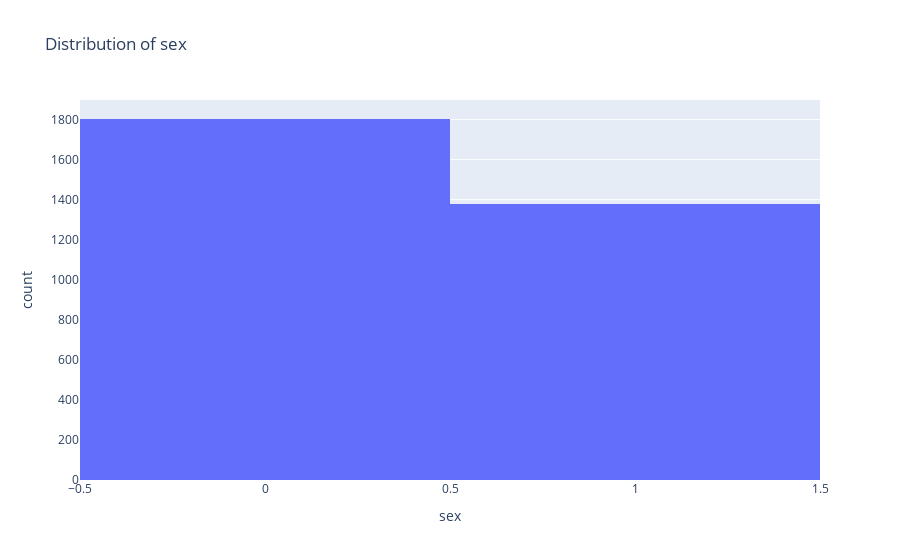
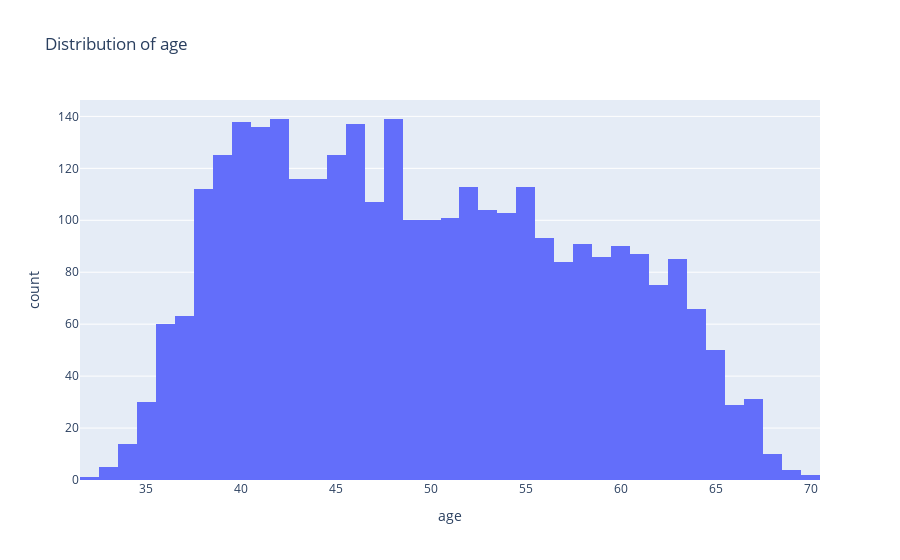
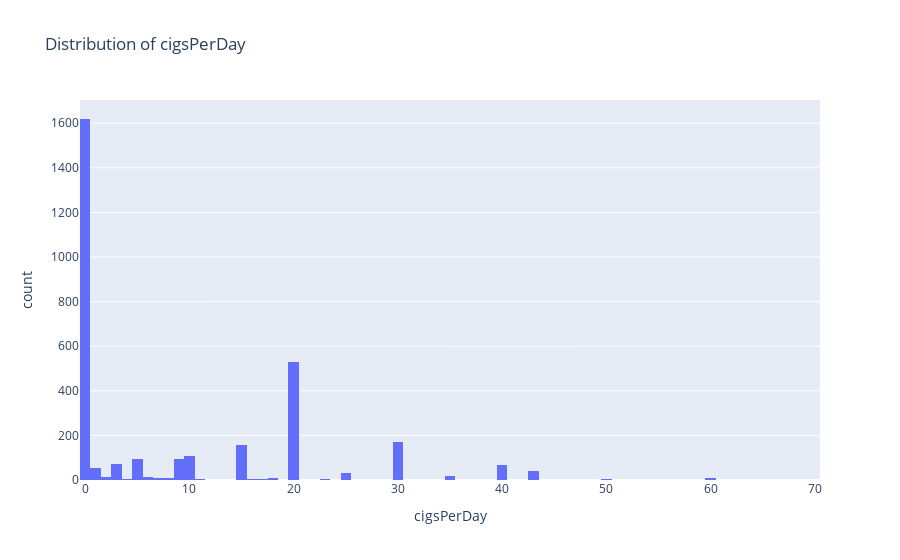
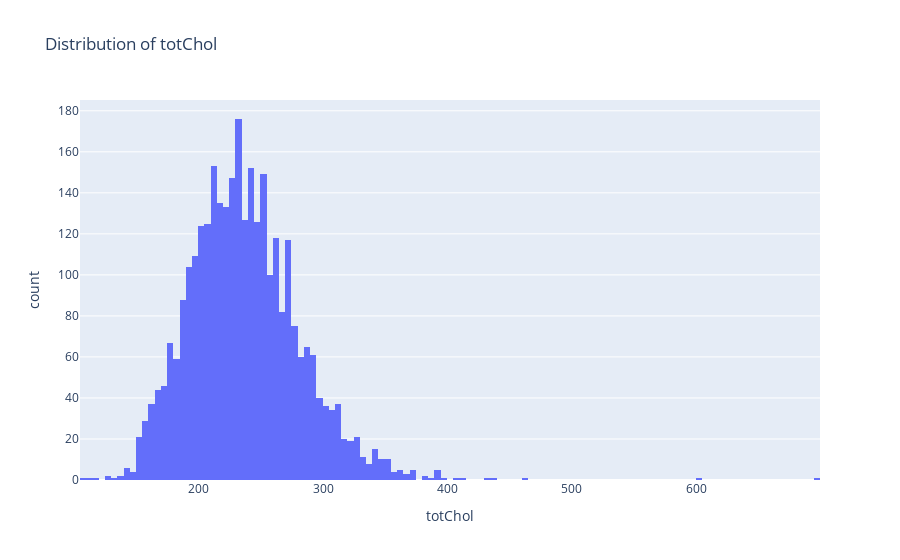

Source (notebook cell) for these figures, in order:
### Code cell
# Histograms of each continuous variable
for var in continuous_vars:
    fig = px.histogram(train, x=var, title=f'Distribution of {var}')
    fig.show()
    
# for var in continuous_vars:
#     fig = px.histogram(test, x=var, title=f'Distribution of {var}')
#     fig.show()

### Figure 1 — Plotly figure (JSON) as saved in the notebook; plotly's stock layout.template omitted (floating-point values rounded to 4 significant figures; data arrays with more than 128 entries replaced by an {"elided": "..."} marker saying what was removed)
{"data": [{"alignmentgroup": "True", "bingroup": "x", "hovertemplate": "sex=%{x}<br>count=%{y}<extra></extra>", "legendgroup": "", "marker": {"color": "#636efa", "pattern": {"shape": ""}}, "name": "", "offsetgroup": "", "orientation": "v", "showlegend": false, "type": "histogram", "x": {"elided": "3180 int values"}, "xaxis": "x", "yaxis": "y"}], "layout": {"barmode": "relative", "legend": {"tracegroupgap": 0}, "title": {"text": "Distribution of sex"}, "xaxis": {"anchor": "y", "domain": [0, 1], "title": {"text": "sex"}}, "yaxis": {"anchor": "x", "domain": [0, 1], "title": {"text": "count"}}}}

### Figure 2 — Plotly figure (JSON) as saved in the notebook; plotly's stock layout.template omitted (floating-point values rounded to 4 significant figures; data arrays with more than 128 entries replaced by an {"elided": "..."} marker saying what was removed)
{"data": [{"alignmentgroup": "True", "bingroup": "x", "hovertemplate": "age=%{x}<br>count=%{y}<extra></extra>", "legendgroup": "", "marker": {"color": "#636efa", "pattern": {"shape": ""}}, "name": "", "offsetgroup": "", "orientation": "v", "showlegend": false, "type": "histogram", "x": {"elided": "3180 int values"}, "xaxis": "x", "yaxis": "y"}], "layout": {"barmode": "relative", "legend": {"tracegroupgap": 0}, "title": {"text": "Distribution of age"}, "xaxis": {"anchor": "y", "domain": [0, 1], "title": {"text": "age"}}, "yaxis": {"anchor": "x", "domain": [0, 1], "title": {"text": "count"}}}}

### Figure 3 — Plotly figure (JSON) as saved in the notebook; plotly's stock layout.template omitted (floating-point values rounded to 4 significant figures; data arrays with more than 128 entries replaced by an {"elided": "..."} marker saying what was removed)
{"data": [{"alignmentgroup": "True", "bingroup": "x", "hovertemplate": "cigsPerDay=%{x}<br>count=%{y}<extra></extra>", "legendgroup": "", "marker": {"color": "#636efa", "pattern": {"shape": ""}}, "name": "", "offsetgroup": "", "orientation": "v", "showlegend": false, "type": "histogram", "x": {"elided": "3180 int values"}, "xaxis": "x", "yaxis": "y"}], "layout": {"barmode": "relative", "legend": {"tracegroupgap": 0}, "title": {"text": "Distribution of cigsPerDay"}, "xaxis": {"anchor": "y", "domain": [0, 1], "title": {"text": "cigsPerDay"}}, "yaxis": {"anchor": "x", "domain": [0, 1], "title": {"text": "count"}}}}

### Figure 4 — Plotly figure (JSON) as saved in the notebook; plotly's stock layout.template omitted (floating-point values rounded to 4 significant figures; data arrays with more than 128 entries replaced by an {"elided": "..."} marker saying what was removed)
{"data": [{"alignmentgroup": "True", "bingroup": "x", "hovertemplate": "totChol=%{x}<br>count=%{y}<extra></extra>", "legendgroup": "", "marker": {"color": "#636efa", "pattern": {"shape": ""}}, "name": "", "offsetgroup": "", "orientation": "v", "showlegend": false, "type": "histogram", "x": {"elided": "3180 int values"}, "xaxis": "x", "yaxis": "y"}], "layout": {"barmode": "relative", "legend": {"tracegroupgap": 0}, "title": {"text": "Distribution of totChol"}, "xaxis": {"anchor": "y", "domain": [0, 1], "title": {"text": "totChol"}}, "yaxis": {"anchor": "x", "domain": [0, 1], "title": {"text": "count"}}}}
